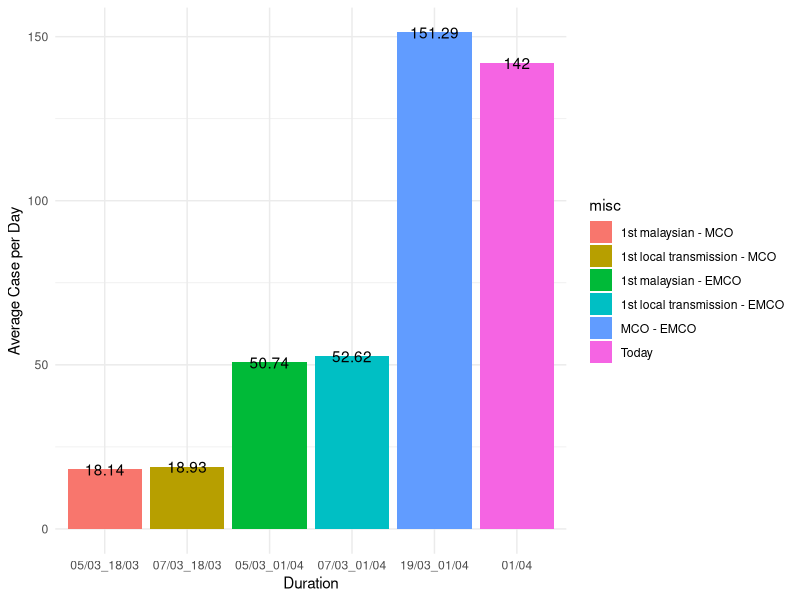
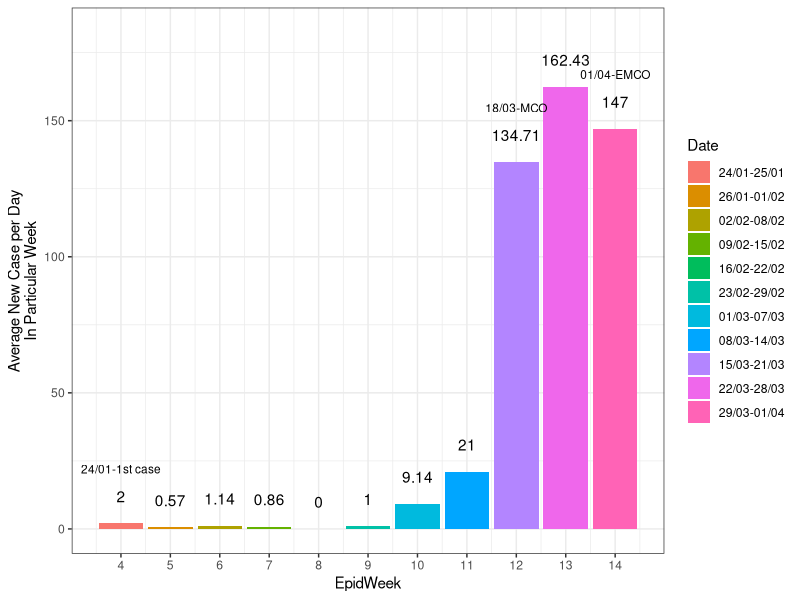
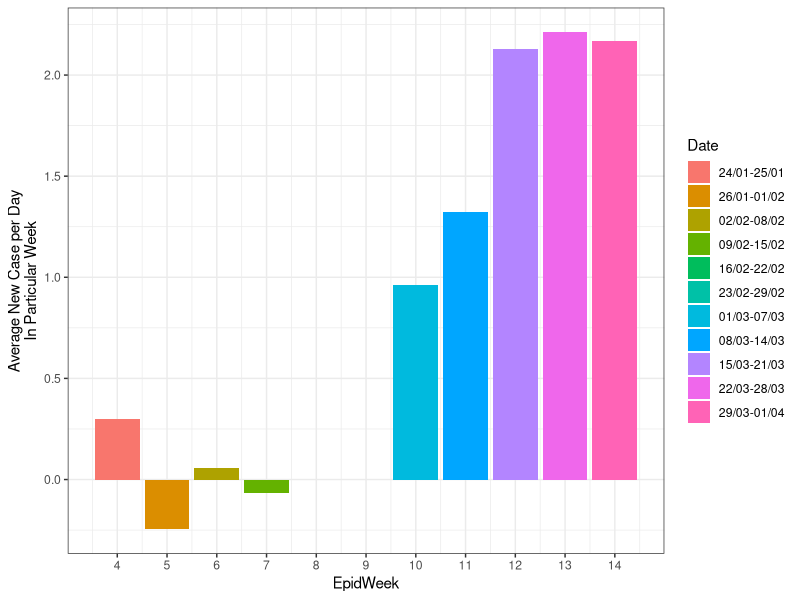
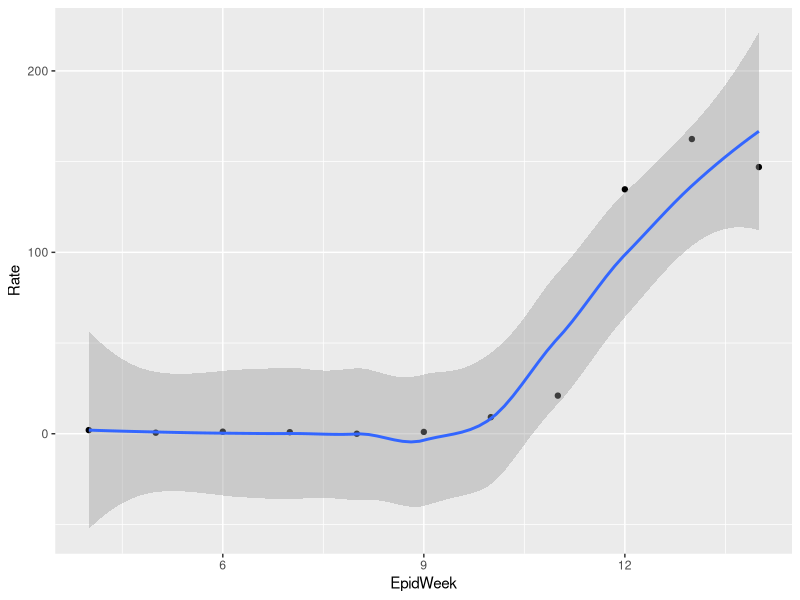

Source code (R) for these figures, in order:
## ---- chunk 1
knitr::opts_chunk$set(echo = TRUE)
## ---- chunk 2
library(readr)
library(ggplot2)
## ---- chunk 3
ratechange <- read_csv("ratechange.csv")
ratechange
## ---- chunk 4
ratechange$Particular <- factor(ratechange$Particular, levels = c("05/03_18/03", "07/03_18/03", "05/03_01/04", "07/03_01/04", "19/03_01/04", "01/04"))
ratechange$misc <- factor(ratechange$misc, levels = c("1st malaysian - MCO", "1st local transmission - MCO", "1st malaysian - EMCO", "1st local transmission - EMCO", "MCO - EMCO", "Today"))
ggplot(ratechange, aes(Average_Rate, x=Particular, fill = misc, label = Average_Rate, digit=2)) +
  geom_col() + xlab("Duration") + ylab("Average Case per Day") +
  theme_minimal() + geom_text()

## ---- chunk 5
numcaseperweek <- read_csv("numcaseperweek.csv")
numcaseperweek
## ---- chunk 6
numcaseperweek$Date <- factor(numcaseperweek$Date, levels = c("24/01-25/01", "26/01-01/02", "02/02-08/02", "09/02-15/02", "16/02-22/02", "23/02-29/02", "01/03-07/03", "08/03-14/03", "15/03-21/03", "22/03-28/03", "29/03-01/04"))
ggplot(numcaseperweek) +
  geom_col(aes(x=EpidWeek, y=Rate, fill = Date)) +
  scale_x_continuous(breaks = seq(0,20,1)) +
  geom_text(aes(x=EpidWeek, y=Rate, label = Rate), nudge_y = 10) +
  geom_text(aes(x=EpidWeek, y=Rate, label = misc), nudge_y = 20, size = 3, check_overlap = T) +
  ylab("Average New Case per Day\nIn Particular Week") + theme_bw()
## ---- chunk 7
ggplot(numcaseperweek) +
  geom_col(aes(x=EpidWeek, y=log(Rate, 10), fill = Date)) +
  scale_x_continuous(breaks = seq(0,20,1)) +
  ylab("Average New Case per Day\nIn Particular Week") + theme_bw()
## ---- chunk 8
ggplot(numcaseperweek, aes(x= EpidWeek, y=Rate)) +
  geom_point() + geom_smooth()
